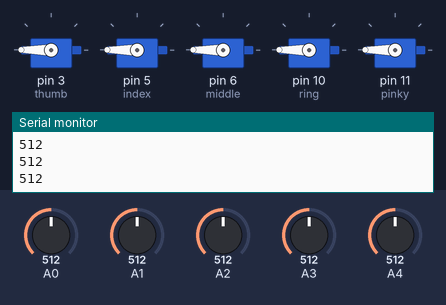
The sketch below on a simulated Arduino Uno, built with avr-gcc and run on an emulated ATmega328P. Parts: 5 × servo, the last lines printed to the serial monitor. The test bench sets the inputs (shaded band); at power-on: A0 = 512, A1 = 512, A2 = 512, A3 = 512, A4 = 512.

Above: at 1.2 s.
1.3 s: A0 set to 588
2.8 s: A0 set to 624
At 4.0 s:
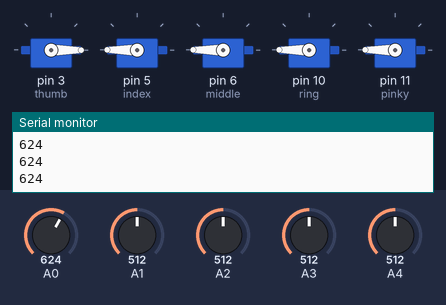
4.3 s: A1 set to 597
5.8 s: A1 set to 624
At 6.1 s:
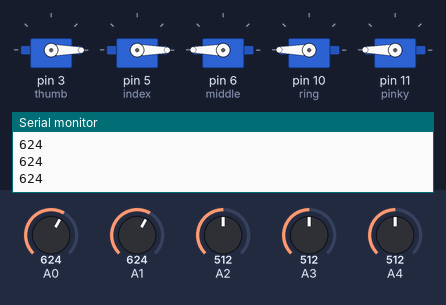
7.3 s: A2 set to 595
8.8 s: A2 set to 622
At 9.8 s:
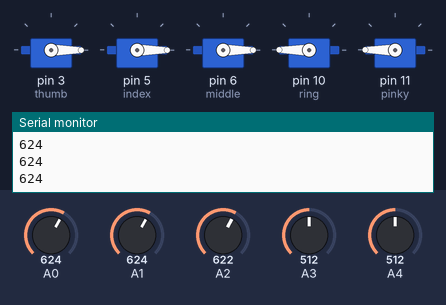
Timing chart, 0 to 11.3 s (numbered marks = the images above; inputs shaded):
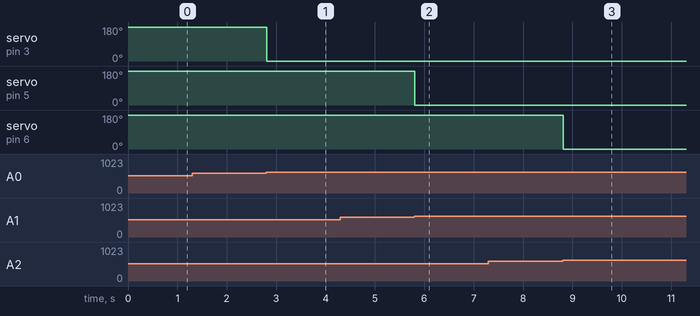

Measured:
- the behaviour switches between 606 and 607 on A0 (found by bisection; images 0 and 1)
- the behaviour switches between 606 and 607 on A1 (found by bisection; images 1 and 2)
- the behaviour switches between 606 and 607 on A2 (found by bisection; images 2 and 3)
- after the input at 2.8 s, servo on pin 3 (thumb): 180° → 0° at once
- after the input at 5.8 s, servo on pin 5 (index): 180° → 0° at once
- after the input at 8.8 s, servo on pin 6 (middle): 180° → 0° at once

The sketch:

robotic_hand.ino
```cpp
#include <Servo.h>
Servo thumb;
Servo index;
Servo middle;
Servo ring;
Servo pinky;

void setup()
{
  thumb.attach(3);
  index.attach(5);
  middle.attach(6);
  ring.attach(10);
  pinky.attach(11);
  Serial.begin(9600);
}

void loop()
{
  int thumbS=analogRead(A0);
  int indexS=analogRead(A1);
  int middleS=analogRead(A2);
  int ringS=analogRead(A3);
  int pinkyS=analogRead(A4);
  Serial.println(thumbS);

  thumbS=map(thumbS,59,256,0,180);
  indexS=map(indexS,59,256,0,180);
  middleS=map(middleS,59,256,0,180);
  ringS=map(ringS,59,256,0,180);
  pinkyS=map(pinkyS,59,256,0,180);

  thumb.write(thumbS);
  index.write(indexS);
  middle.write(middleS);
  ring.write(ringS);
  pinky.write(pinkyS);
  delay(10);


}
```
